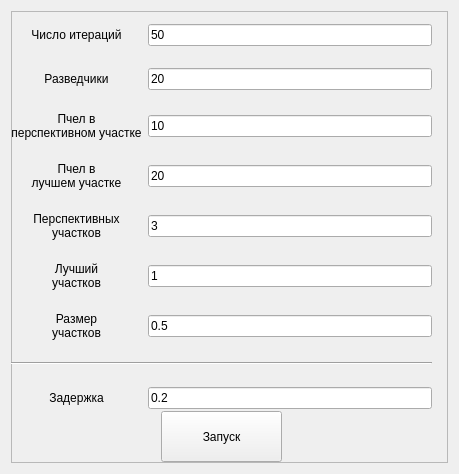
      <widget class="QWidget" name="scrollAreaWidgetContents">
       <property name="geometry">
        <rect>
         <x>0</x>
         <y>0</y>
         <width>459</width>
         <height>474</height>
        </rect>
       </property>
       <property name="sizePolicy">
        <sizepolicy hsizetype="Preferred" vsizetype="Preferred">
         <horstretch>0</horstretch>
         <verstretch>0</verstretch>
        </sizepolicy>
       </property>
       <layout class="QHBoxLayout" name="horizontalLayout_3">
        <item>
         <widget class="QFrame" name="lab5Frame">
          <property name="sizePolicy">
           <sizepolicy hsizetype="Preferred" vsizetype="Expanding">
            <horstretch>0</horstretch>
            <verstretch>0</verstretch>
           </sizepolicy>
          </property>
          <property name="minimumSize">
           <size>
            <width>0</width>
            <height>450</height>
           </size>
          </property>
          <property name="frameShape">
           <enum>QFrame::StyledPanel</enum>
          </property>
          <property name="frameShadow">
           <enum>QFrame::Raised</enum>
          </property>
          <widget class="QWidget" name="gridLayoutWidget_5">
           <property name="geometry">
            <rect>
             <x>0</x>
             <y>0</y>
             <width>421</width>
             <height>405</height>
            </rect>
           </property>
           <layout class="QGridLayout" name="gridLayout_5">
            <property name="sizeConstraint">
             <enum>QLayout::SetNoConstraint</enum>
            </property>
            <property name="leftMargin">
             <number>0</number>
            </property>
            <property name="topMargin">
             <number>12</number>
            </property>
            <property name="verticalSpacing">
             <number>21</number>
            </property>
            <item row="5" column="1">
             <widget class="QLineEdit" name="elite_count">
              <property name="text">
               <string>1</string>
              </property>
             </widget>
            </item>
            <item row="2" column="0">
             <widget class="QLabel" name="beeInPersLabel">
              <property name="text">
               <string>Пчел в 
перспективном участке</string>
              </property>
              <property name="alignment">
               <set>Qt::AlignCenter</set>
              </property>
             </widget>
            </item>
            <item row="11" column="0">
             <widget class="QLabel" name="delayLabel">
              <property name="text">
               <string>Задержка</string>
              </property>
              <property name="alignment">
               <set>Qt::AlignCenter</set>
              </property>
             </widget>
            </item>
            <item row="1" column="1">
             <widget class="QLineEdit" name="scout_count">
              <property name="text">
               <string>20</string>
              </property>
             </widget>
            </item>
            <item row="5" column="0">
             <widget class="QLabel" name="eliteCountLabel">
              <property name="text">
               <string>Лучший
участков</string>
              </property>
              <property name="alignment">
               <set>Qt::AlignCenter</set>
              </property>
             </widget>
            </item>
            <item row="6" column="0">
             <widget class="QLabel" name="sizeLabel">
              <property name="text">
               <string>Размер
участков</string>
              </property>
              <property name="alignment">
               <set>Qt::AlignCenter</set>
              </property>
             </widget>
            </item>
            <item row="4" column="1">
             <widget class="QLineEdit" name="pers_count">
              <property name="text">
               <string>3</string>
              </property>
             </widget>
            </item>
            <item row="4" column="0">
             <widget class="QLabel" name="persCountLabel">
              <property name="text">
               <string>Перспективных
участков</string>
              </property>
              <property name="alignment">
               <set>Qt::AlignCenter</set>
              </property>
             </widget>
            </item>
            <item row="6" column="1">
             <widget class="QLineEdit" name="dist_size">
              <property name="text">
               <string>0.5</string>
              </property>
             </widget>
            </item>
            <item row="1" column="0">
             <widget class="QLabel" name="scoutLabel">
              <property name="text">
               <string>Разведчики</string>
              </property>
              <property name="alignment">
               <set>Qt::AlignCenter</set>
              </property>
             </widget>
            </item>
            <item row="0" column="1">
             <widget class="QLineEdit" name="iter_count_lab5">
              <property name="text">
               <string>50</string>
              </property>
             </widget>
            </item>
            <item row="11" column="1">
             <widget class="QLineEdit" name="lab5_delay">
              <property name="text">
               <string>0.2</string>
              </property>
             </widget>
            </item>
            <item row="2" column="1">
             <widget class="QLineEdit" name="bee_in_pers_count">
              <property name="text">
               <string>10</string>
              </property>
             </widget>
            </item>
            <item row="3" column="0">
             <widget class="QLabel" name="beeInBestLabel">
              <property name="text">
               <string>Пчел в 
лучшем участке</string>
              </property>
              <property name="alignment">
               <set>Qt::AlignCenter</set>
              </property>
             </widget>
            </item>
            <item row="10" column="0" colspan="2">
             <widget class="Line" name="line_6">
              <property name="orientation">
               <enum>Qt::Horizontal</enum>
              </property>
             </widget>
            </item>
            <item row="3" column="1">
             <widget class="QLineEdit" name="bee_in_best_count">
              <property name="text">
               <string>20</string>
              </property>
             </widget>
            </item>
            <item row="0" column="0">
             <widget class="QLabel" name="iterLabel">
              <property name="text">
               <string>Число итераций</string>
              </property>
              <property name="alignment">
               <set>Qt::AlignCenter</set>
              </property>
             </widget>
            </item>
           </layout>
          </widget>
          <widget class="QPushButton" name="startButton_5">
           <property name="enabled">
            <bool>true</bool>
           </property>
           <property name="geometry">
            <rect>
             <x>150</x>
             <y>400</y>
             <width>121</width>
             <height>51</height>
            </rect>
           </property>
           <property name="sizePolicy">
            <sizepolicy hsizetype="Fixed" vsizetype="Fixed">
             <horstretch>15</horstretch>
             <verstretch>21</verstretch>
            </sizepolicy>
           </property>
           <property name="minimumSize">
            <size>
             <width>16</width>
             <height>0</height>
            </size>
           </property>
           <property name="sizeIncrement">
            <size>
             <width>7</width>
             <height>0</height>
            </size>
           </property>
           <property name="text">
            <string>Запуск</string>
           </property>
          </widget>
         </widget>
        </item>
       </layout>
      </widget>
